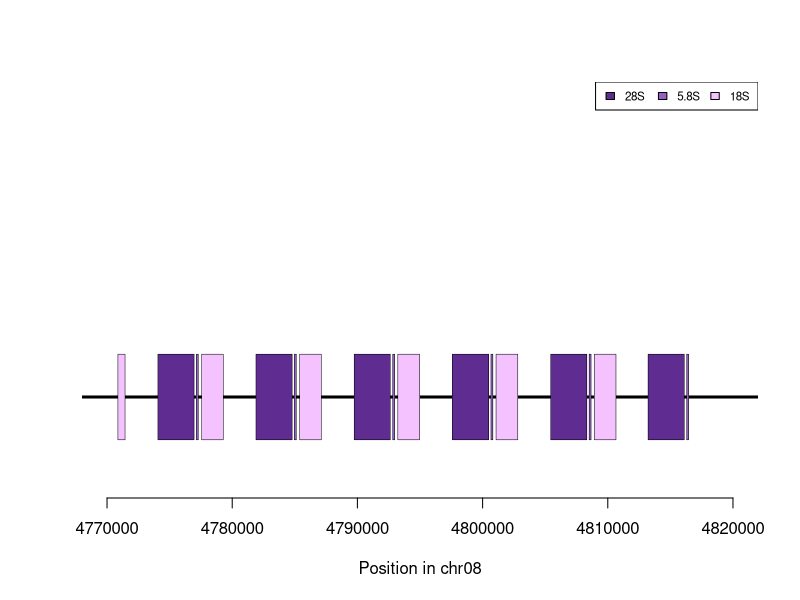
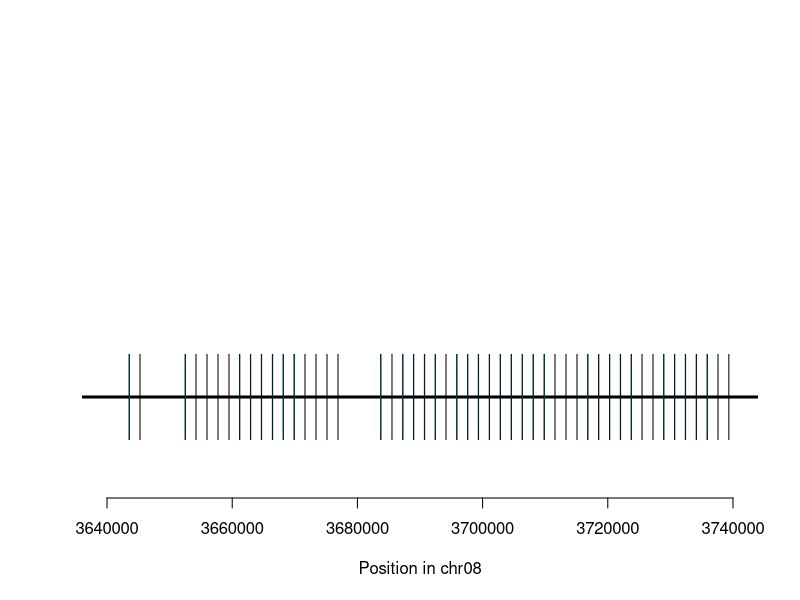
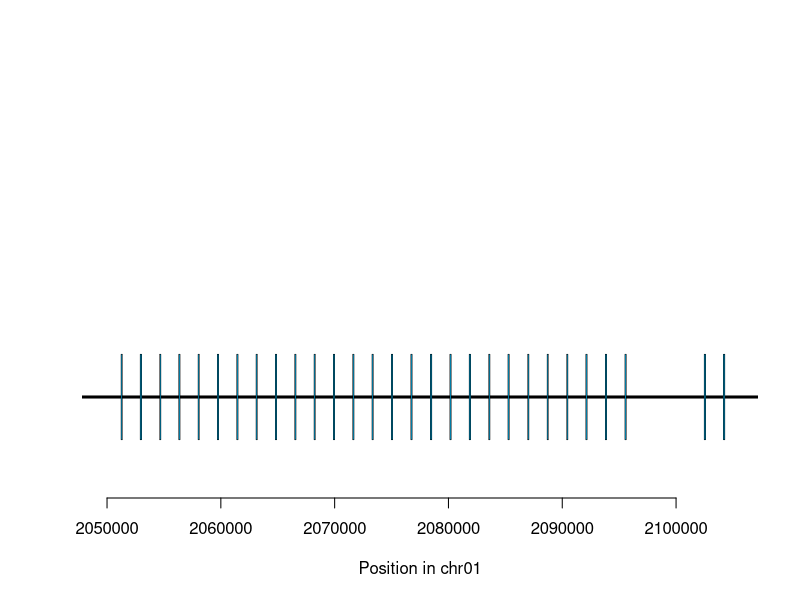

These charts were generated, in order, by the following R code:

# just a pallete with colors for the sequences
pallete=c(
  "#5F2D91",
  "#9462C6",
  "#F4C2FF",
  "#0096C8")
names(pallete) = c("28S", "5.8S", "18S", "5S")


# read table with blast hits (outfmt 6). First column contains the molecule name
rrna_locations = read.table("rrna_blast_matches_locations.txt", sep = '\t', header = T)


#==== Plot ITS ====
rrna_locations_ITS = subset(rrna_locations, molecule %in% c("18S", "5.8S","28S") )
pdf("locus_ITS_chr08.pdf", width = 6, height = 3)
plot(1, xlim=c(4770000,4820000), ylim=c(1,10), type='n', axes=F, xlab="Position in chr08", ylab="")
axis(1)
abline(h=3, lwd=3)
for(i in 1:nrow(rrna_locations)){
  rect(rrna_locations_ITS[i,'sstart'], 2, rrna_locations_ITS[i,'send'], 4, col = pallete[rrna_locations_ITS[i, 'molecule']], lwd=0.5)
}
legend("topright", fill = (pallete[1:3]), legend = names(pallete[1:3]), cex = 0.7, horiz = T) 
dev.off()
#=============



#==== Plot 5S  ====
pdf("locus_5S_chr08.pdf", width = 6, height = 3)
rrna_locations_5S = subset(rrna_locations, molecule == "5S" & chr == "chr08" )
plot(1, xlim=c(3640000,3740000), ylim=c(1,10), type='n', axes = F, xlab="Position in chr08", ylab="")
axis(1)
abline(h=3, lwd=3)
for(i in 1:nrow(rrna_locations)){
  rect(rrna_locations_5S[i,'sstart'], 2, rrna_locations_5S[i,'send'], 4, col = pallete[rrna_locations_5S[i, 'molecule']], lwd=0.5)
}
dev.off()

pdf("locus_5S_chr01.pdf", width = 6, height = 3)
rrna_locations_5S = subset(rrna_locations, molecule == "5S" & chr == "chr01" )
plot(1, xlim=c(2050000,2105000), ylim=c(1,10), axes = F, type='n', xlab="Position in chr01", ylab="")
axis(1)
abline(h=3, lwd=3)
for(i in 1:nrow(rrna_locations)){
  rect(rrna_locations_5S[i,'sstart'], 2, rrna_locations_5S[i,'send'], 4, col = pallete[rrna_locations_5S[i, 'molecule']], lwd=0.5)
}
dev.off()
#============

